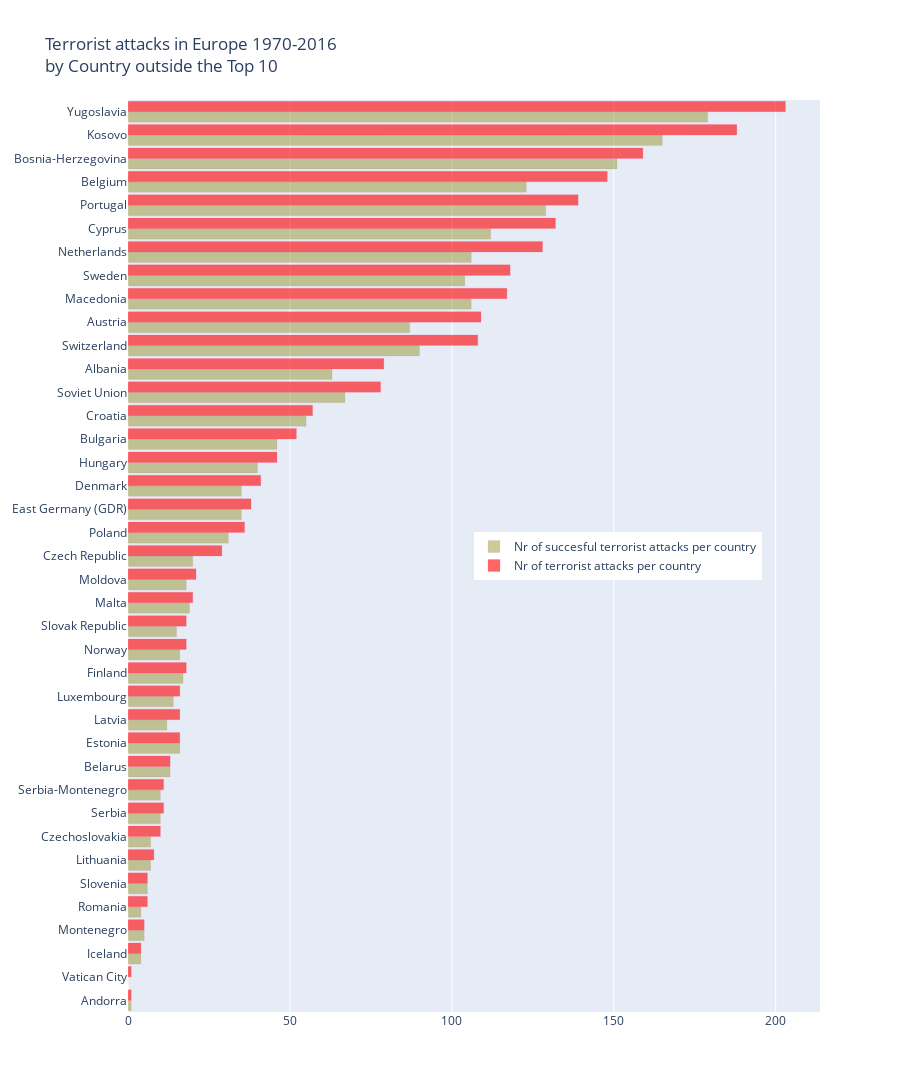

Notebook code cell kept with this figure:
### Code cell
trace1 = go.Bar(
    y=['Andorra','Vatican City','Iceland','Montenegro','Romania','Slovenia','Lithuania','Czechoslovakia',
       'Serbia','Serbia-Montenegro','Belarus','Estonia','Latvia','Luxembourg','Finland','Norway','Slovak Republic',
       'Malta','Moldova','Czech Republic','Poland','East Germany (GDR)','Denmark','Hungary','Bulgaria','Croatia',
       'Soviet Union','Albania','Switzerland','Austria','Macedonia','Sweden','Netherlands','Cyprus','Portugal',
       'Belgium','Bosnia-Herzegovina','Kosovo','Yugoslavia'],
    x=[1,1,4,5,6,6,8,10,11,11,13,16,16,16,18,18,18,20,21,29,36,38,41,46,52,57,78,79,108,109,117,118,128,132,139,148,159,188,203],
    name='Nr of terrorist attacks per country',
    orientation = 'h',
    marker = dict(
        color = 'rgba(255,0,0, 0.6)',
        line = dict(
            color = 'rgba(246, 78, 139, 0.2)',
            width = 1)))

trace2 = go.Bar(
    y=['Andorra','Vatican City','Iceland','Montenegro','Romania','Slovenia','Lithuania','Czechoslovakia',
       'Serbia','Serbia-Montenegro','Belarus','Estonia','Latvia','Luxembourg','Finland','Norway','Slovak Republic',
       'Malta','Moldova','Czech Republic','Poland','East Germany (GDR)','Denmark','Hungary','Bulgaria','Croatia',
       'Soviet Union','Albania','Switzerland','Austria','Macedonia','Sweden','Netherlands','Cyprus','Portugal',
       'Belgium','Bosnia-Herzegovina','Kosovo','Yugoslavia'],
    x=[1,0,4,5,4,6,7,7,10,10,13,16,12,14,17,16,15,19,18,20,31,35,35,40,46,55,67,63,90,87,106,104,106,112,129,123,151,165,179],
    name='Nr of succesful terrorist attacks per country',
    orientation = 'h',
    marker = dict(
        color = 'rgba(128,128,0, 0.4)',
        line = dict(
            color = 'rgba(246, 78, 139, 0.2)',
            width = 0.5)))

data = [trace2, trace1]
layout = go.Layout(
    legend=dict(x=0.5, y=0.5), # placing legend in the middle
    title = 'Terrorist attacks in Europe 1970-2016 <br>by Country outside the Top 10',
    barmode='group',
    bargap=0.1,
    #bargroupgap=0.1,
    autosize=False,
    width=900,
    height=1500,
)

fig = go.Figure(data=data, layout=layout)
iplot(fig)

### Figure 1 — Plotly figure (JSON) as saved in the notebook; plotly's stock layout.template omitted (floating-point values rounded to 4 significant figures)
{"data": [{"marker": {"color": "rgba(128,128,0, 0.4)", "line": {"color": "rgba(246, 78, 139, 0.2)", "width": 0.5}}, "name": "Nr of succesful terrorist attacks per country", "orientation": "h", "x": [1, 0, 4, 5, 4, 6, 7, 7, 10, 10, 13, 16, 12, 14, 17, 16, 15, 19, 18, 20, 31, 35, 35, 40, 46, 55, 67, 63, 90, 87, 106, 104, 106, 112, 129, 123, 151, 165, 179], "y": ["Andorra", "Vatican City", "Iceland", "Montenegro", "Romania", "Slovenia", "Lithuania", "Czechoslovakia", "Serbia", "Serbia-Montenegro", "Belarus", "Estonia", "Latvia", "Luxembourg", "Finland", "Norway", "Slovak Republic", "Malta", "Moldova", "Czech Republic", "Poland", "East Germany (GDR)", "Denmark", "Hungary", "Bulgaria", "Croatia", "Soviet Union", "Albania", "Switzerland", "Austria", "Macedonia", "Sweden", "Netherlands", "Cyprus", "Portugal", "Belgium", "Bosnia-Herzegovina", "Kosovo", "Yugoslavia"], "type": "bar"}, {"marker": {"color": "rgba(255,0,0, 0.6)", "line": {"color": "rgba(246, 78, 139, 0.2)", "width": 1}}, "name": "Nr of terrorist attacks per country", "orientation": "h", "x": [1, 1, 4, 5, 6, 6, 8, 10, 11, 11, 13, 16, 16, 16, 18, 18, 18, 20, 21, 29, 36, 38, 41, 46, 52, 57, 78, 79, 108, 109, 117, 118, 128, 132, 139, 148, 159, 188, 203], "y": ["Andorra", "Vatican City", "Iceland", "Montenegro", "Romania", "Slovenia", "Lithuania", "Czechoslovakia", "Serbia", "Serbia-Montenegro", "Belarus", "Estonia", "Latvia", "Luxembourg", "Finland", "Norway", "Slovak Republic", "Malta", "Moldova", "Czech Republic", "Poland", "East Germany (GDR)", "Denmark", "Hungary", "Bulgaria", "Croatia", "Soviet Union", "Albania", "Switzerland", "Austria", "Macedonia", "Sweden", "Netherlands", "Cyprus", "Portugal", "Belgium", "Bosnia-Herzegovina", "Kosovo", "Yugoslavia"], "type": "bar"}], "layout": {"autosize": false, "bargap": 0.1, "barmode": "group", "height": 1500, "legend": {"x": 0.5, "y": 0.5}, "title": {"text": "Terrorist attacks in Europe 1970-2016 <br>by Country outside the Top 10"}, "width": 900}}
